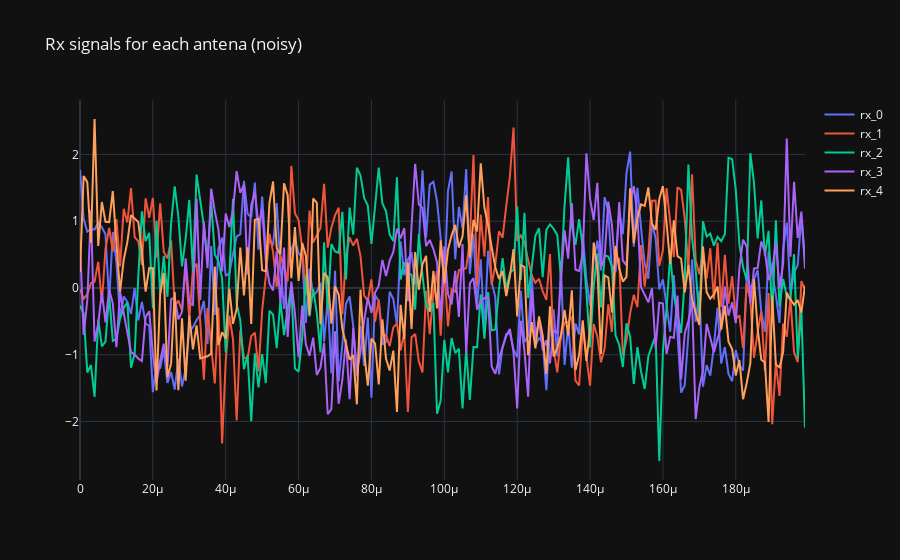

The code cell stored with this chart in its notebook:
### Markdown cell above
## Add some noise to reception signals

### Code cell
rx_signals = beamforming.generate_noise_on_signal(rx_signals)

if use_matplotlib:
    for id, rx_signal in enumerate(rx_signals):
        plt.plot(np.asarray(rx_signal).squeeze().real[0:200], label='rx_' + str(id))
    plt.legend()
    plt.show()
else:
    fig = go.Figure()
    for id, rx_signal in enumerate(rx_signals):
        fig.add_trace(go.Scatter(x=t[0:200], y=np.asarray(rx_signal).squeeze().real[0:200], mode='lines', name='rx_' + str(id)))
    fig.update_layout(template="plotly_dark", title_text="Rx signals for each antena (noisy)")
    fig.show()

### Figure 1 — Plotly figure (JSON) as saved in the notebook; plotly's stock layout.template omitted (floating-point values rounded to 4 significant figures; data arrays with more than 128 entries replaced by an {"elided": "..."} marker saying what was removed)
{"data": [{"mode": "lines", "name": "rx_0", "type": "scatter", "x": {"elided": "200 float values"}, "y": {"elided": "200 float values"}}, {"mode": "lines", "name": "rx_1", "type": "scatter", "x": {"elided": "200 float values"}, "y": {"elided": "200 float values"}}, {"mode": "lines", "name": "rx_2", "type": "scatter", "x": {"elided": "200 float values"}, "y": {"elided": "200 float values"}}, {"mode": "lines", "name": "rx_3", "type": "scatter", "x": {"elided": "200 float values"}, "y": {"elided": "200 float values"}}, {"mode": "lines", "name": "rx_4", "type": "scatter", "x": {"elided": "200 float values"}, "y": {"elided": "200 float values"}}], "layout": {"title": {"text": "Rx signals for each antena (noisy)"}}}
